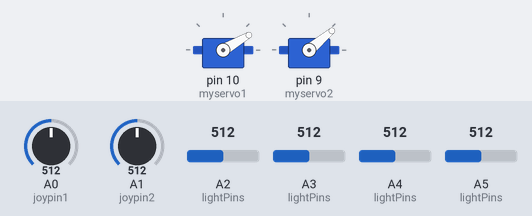
Simulated run of this sketch. Board: Arduino Uno, built with avr-gcc and run on an emulated ATmega328P. On the bench: 2 × servo. Inputs (shaded band) come from the test bench; at power-on: A1 (joypin2) = 512, A0 (joypin1) = 512, A2 (lightPins) = 512, A3 (lightPins) = 512, A4 (lightPins) = 512, A5 (lightPins) = 512. What the sketch prints to the serial monitor is not drawn.

Above: at 3.2 s.
3.3 s: A1 (joypin2) set to 54
4.8 s: A1 (joypin2) set to 46
At 5.11 s:
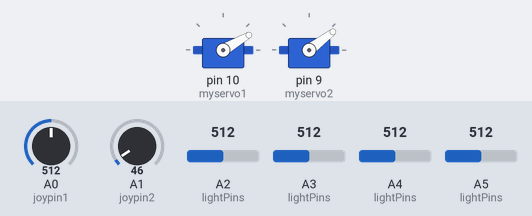
7.8 s: A0 (joypin1) set to 991
9.3 s: A0 (joypin1) set to 1016
At 9.65 s:
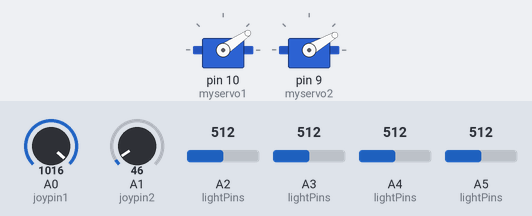
11.4 s: A1 (joypin2) set to 1010
At 11.73 s:
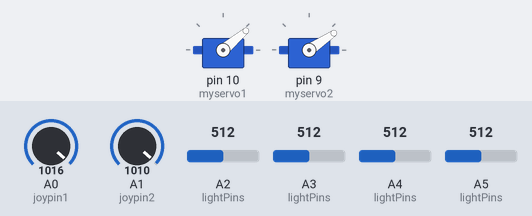
14.4 s: A1 (joypin2) set to 40
At 14.72 s:
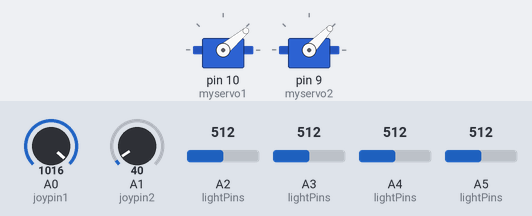
Timing chart, 0 to 17.4 s (numbered marks = the images above; inputs shaded):
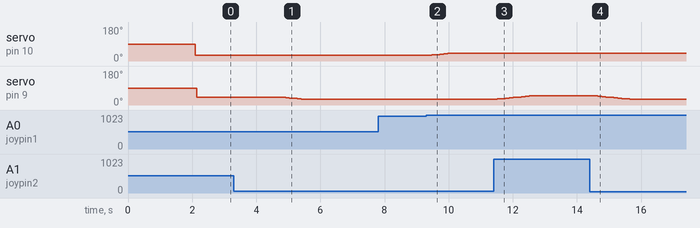

Measured:
- after the input at 3.3 s, every drawn part: stays the same
- after the input at 4.8 s, servo on pin 9 (myservo2): moves from 40° to 30° over 0.60 s, starting after 0.12 s
- after the input at 7.8 s, every drawn part: stays the same
- after the input at 9.3 s, servo on pin 10 (myservo1): moves from 30° to 40° over 0.50 s, starting after 0.17 s
- after the input at 11.4 s, servo on pin 9 (myservo2): moves from 30° to 50° over 1.1 s, starting after 0.12 s
- after the input at 14.4 s, servo on pin 9 (myservo2): moves from 50° to 30° over 1.1 s, starting after 0.12 s

The sketch:

tilt_motor_slow.ino
```cpp
#include <Servo.h>

Servo myservo1;  // create servo object to control servo
Servo myservo2;

int lightPins[] = {A2, A3, A4, A5};

int joypin1 = A0;  // analog pin used to connect the potentiometer
int joypin2 = A1;

boolean printed = false;

int joy1;
int joy2;
int midMotor1;
int midMotor2;
int motorVal1;
int motorVal2;

int m1Low = 20;
int m1High = 40;
int m2Low = 30;
int m2High = 50;

unsigned long currentTime;
unsigned long prevTime;
int time = 1000;

int light[4];
int lightAmbient[4];

void setup()
{
  myservo1.attach(10);  // attaches the servo on pin 9 to the servo object
  myservo2.attach(9);


  Serial.begin(9600);
  delay(2000);
  joy1 = analogRead(joypin1);
  joy2 = analogRead(joypin2);
  midMotor1 = map(joy1, 0, 1023, m1Low, m1High);
  midMotor2 = map(joy2, 0, 1023, m2Low, m2High);
  motorVal1 = midMotor1;
  motorVal2 = midMotor2;

  for (int i = 0; i < 4; i++) {
    light[i] = smoothing(lightPins[i]);
    lightAmbient[i] = light[i];
    Serial.println(lightAmbient[i]);
  }

}

void loop()
{
  motors();
  lights();
  printed = false;
}

void lights() {
  for (int i = 0; i < 2; i++) {
    light[i] = smoothing(lightPins[i]);
    if (light[i] < (lightAmbient[i] - 300)) {
      prevTime = millis();
      while (light[i] < (lightAmbient[i] - 300)) {
        currentTime = millis();
        light[i] = smoothing(lightPins[i]);
        if (currentTime > (prevTime + time)){
          if(!printed)
          Serial.println(i);
          printed = true;
        }
      }
    }

  }
}

void motors() {
  motorMove();
  delay(50);
  myservo1.write(motorVal1);

  motorMove();
  delay(50);
  myservo2.write(motorVal2);

}

void motorMove() {

  joy1 = analogRead(joypin1);
  if (joy1 > 1000 && motorVal1 < m1High) {
    motorVal1++;
  }

  if (joy1 < 50 && motorVal1 > m1Low) {
    motorVal1--;
  }

  if (joy1 > 50 && joy1 < 1000) {
    if (motorVal1 < midMotor1)
      motorVal1++;
    else if (motorVal1 > midMotor1)
      motorVal1--;
  }

  joy2 = analogRead(joypin2);
  if (joy2 > 1000 && motorVal2 < m2High) {
    motorVal2++;
  }

  if (joy2 < 50 && motorVal2 > m2Low) {
    motorVal2--;
  }

  if (joy2 > 50 && joy2 < 1000) {
    if (motorVal2 < midMotor2)
      motorVal2++;
    else if (motorVal2 > midMotor2)
      motorVal2--;
  }

}

int smoothing(int pin) {
  int val = 0;
  for (int i = 0; i < 100; i++) {
    val = val + analogRead(pin) / 100;
  }
  return val;
}
```
